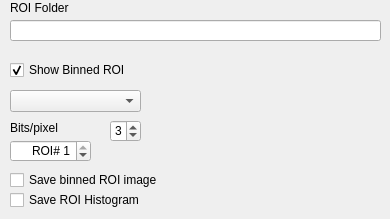
    <widget class="QWidget" name="tab_6">
     <attribute name="title">
      <string>View Roi</string>
     </attribute>
     <widget class="QLabel" name="labelViewRoiFolder">
      <property name="geometry">
       <rect>
        <x>10</x>
        <y>0</y>
        <width>91</width>
        <height>16</height>
       </rect>
      </property>
      <property name="text">
       <string>ROI Folder</string>
      </property>
     </widget>
     <widget class="QLineEdit" name="lineEditViewROIFolder">
      <property name="geometry">
       <rect>
        <x>10</x>
        <y>20</y>
        <width>371</width>
        <height>21</height>
       </rect>
      </property>
      <property name="text">
       <string/>
      </property>
     </widget>
     <widget class="QLabel" name="labelViewROIBpPIX">
      <property name="geometry">
       <rect>
        <x>10</x>
        <y>120</y>
        <width>81</width>
        <height>16</height>
       </rect>
      </property>
      <property name="text">
       <string>Bits/pixel</string>
      </property>
     </widget>
     <widget class="QSpinBox" name="spinBoxViewROIBitPerPixel">
      <property name="geometry">
       <rect>
        <x>110</x>
        <y>120</y>
        <width>31</width>
        <height>22</height>
       </rect>
      </property>
      <property name="alignment">
       <set>Qt::AlignRight|Qt::AlignTrailing|Qt::AlignVCenter</set>
      </property>
      <property name="minimum">
       <number>1</number>
      </property>
      <property name="maximum">
       <number>8</number>
      </property>
      <property name="value">
       <number>3</number>
      </property>
     </widget>
     <widget class="QComboBox" name="comboBoxViewROINorm">
      <property name="geometry">
       <rect>
        <x>10</x>
        <y>90</y>
        <width>131</width>
        <height>22</height>
       </rect>
      </property>
     </widget>
     <widget class="QCheckBox" name="checkBoxViewRoiShowBined">
      <property name="geometry">
       <rect>
        <x>10</x>
        <y>60</y>
        <width>141</width>
        <height>20</height>
       </rect>
      </property>
      <property name="text">
       <string>Show Binned ROI</string>
      </property>
      <property name="checked">
       <bool>true</bool>
      </property>
     </widget>
     <widget class="QSpinBox" name="spinBoxViewROINr">
      <property name="geometry">
       <rect>
        <x>10</x>
        <y>140</y>
        <width>81</width>
        <height>22</height>
       </rect>
      </property>
      <property name="alignment">
       <set>Qt::AlignRight|Qt::AlignTrailing|Qt::AlignVCenter</set>
      </property>
      <property name="suffix">
       <string/>
      </property>
      <property name="prefix">
       <string>ROI# </string>
      </property>
      <property name="maximum">
       <number>1</number>
      </property>
      <property name="value">
       <number>1</number>
      </property>
     </widget>
     <widget class="QCheckBox" name="checkBoxVewSaveRoiBinnedHistogram">
      <property name="geometry">
       <rect>
        <x>10</x>
        <y>190</y>
        <width>161</width>
        <height>20</height>
       </rect>
      </property>
      <property name="text">
       <string>Save ROI Histogram</string>
      </property>
     </widget>
     <widget class="QCheckBox" name="checkBoxViewSaveBinnedROIImage">
      <property name="geometry">
       <rect>
        <x>10</x>
        <y>170</y>
        <width>151</width>
        <height>20</height>
       </rect>
      </property>
      <property name="text">
       <string>Save binned ROI image</string>
      </property>
     </widget>
    </widget>
